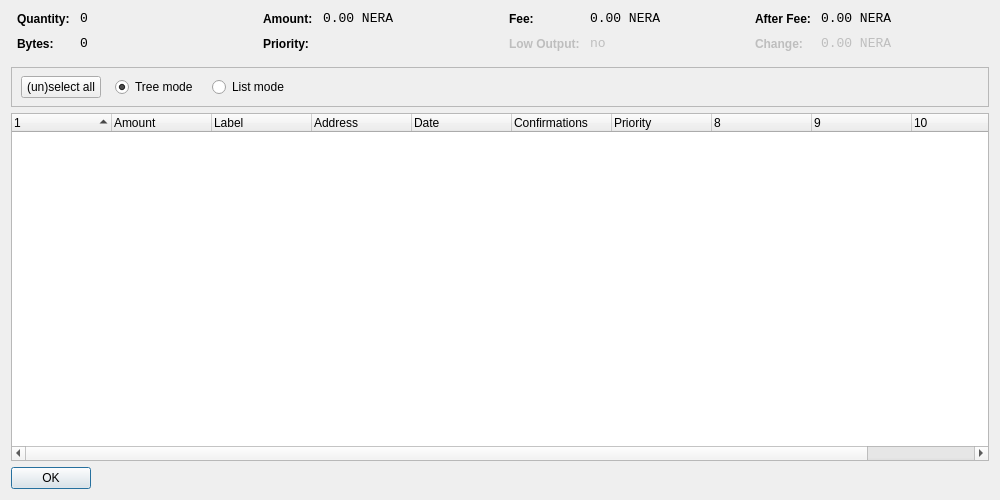
<?xml version="1.0" encoding="UTF-8"?>
<ui version="4.0">
 <class>CoinControlDialog</class>
 <widget class="QDialog" name="CoinControlDialog">
  <property name="geometry">
   <rect>
    <x>0</x>
    <y>0</y>
    <width>1000</width>
    <height>500</height>
   </rect>
  </property>
  <property name="windowTitle">
   <string>Coin Control</string>
  </property>
  <layout class="QVBoxLayout" name="verticalLayout">
   <item>
    <layout class="QHBoxLayout" name="horizontalLayoutTop" stretch="0,0,0,0">
     <property name="topMargin">
      <number>0</number>
     </property>
     <property name="bottomMargin">
      <number>10</number>
     </property>
     <item>
      <layout class="QFormLayout" name="formLayoutCoinControl1">
       <property name="horizontalSpacing">
        <number>10</number>
       </property>
       <property name="verticalSpacing">
        <number>10</number>
       </property>
       <property name="leftMargin">
        <number>6</number>
       </property>
       <property name="rightMargin">
        <number>6</number>
       </property>
       <item row="0" column="0">
        <widget class="QLabel" name="labelCoinControlQuantityText">
         <property name="styleSheet">
          <string notr="true">font-weight:bold;</string>
         </property>
         <property name="text">
          <string>Quantity:</string>
         </property>
        </widget>
       </item>
       <item row="0" column="1">
        <widget class="QLabel" name="labelCoinControlQuantity">
         <property name="font">
          <font>
           <family>Monospace</family>
           <pointsize>10</pointsize>
          </font>
         </property>
         <property name="cursor">
          <cursorShape>IBeamCursor</cursorShape>
         </property>
         <property name="contextMenuPolicy">
          <enum>Qt::ActionsContextMenu</enum>
         </property>
         <property name="text">
          <string notr="true">0</string>
         </property>
         <property name="textInteractionFlags">
          <set>Qt::LinksAccessibleByMouse|Qt::TextSelectableByKeyboard|Qt::TextSelectableByMouse</set>
         </property>
        </widget>
       </item>
       <item row="1" column="0">
        <widget class="QLabel" name="labelCoinControlBytesText">
         <property name="styleSheet">
          <string notr="true">font-weight:bold;</string>
         </property>
         <property name="text">
          <string>Bytes:</string>
         </property>
        </widget>
       </item>
       <item row="1" column="1">
        <widget class="QLabel" name="labelCoinControlBytes">
         <property name="font">
          <font>
           <family>Monospace</family>
           <pointsize>10</pointsize>
          </font>
         </property>
         <property name="cursor">
          <cursorShape>IBeamCursor</cursorShape>
         </property>
         <property name="contextMenuPolicy">
          <enum>Qt::ActionsContextMenu</enum>
         </property>
         <property name="text">
          <string notr="true">0</string>
         </property>
         <property name="textInteractionFlags">
          <set>Qt::LinksAccessibleByMouse|Qt::TextSelectableByKeyboard|Qt::TextSelectableByMouse</set>
         </property>
        </widget>
       </item>
      </layout>
     </item>
     <item>
      <layout class="QFormLayout" name="formLayoutCoinControl2">
       <property name="horizontalSpacing">
        <number>10</number>
       </property>
       <property name="verticalSpacing">
        <number>10</number>
       </property>
       <property name="leftMargin">
        <number>6</number>
       </property>
       <property name="rightMargin">
        <number>6</number>
       </property>
       <item row="0" column="0">
        <widget class="QLabel" name="labelCoinControlAmountText">
         <property name="styleSheet">
          <string notr="true">font-weight:bold;</string>
         </property>
         <property name="text">
          <string>Amount:</string>
         </property>
        </widget>
       </item>
       <item row="0" column="1">
        <widget class="QLabel" name="labelCoinControlAmount">
         <property name="font">
          <font>
           <family>Monospace</family>
           <pointsize>10</pointsize>
          </font>
         </property>
         <property name="cursor">
          <cursorShape>IBeamCursor</cursorShape>
         </property>
         <property name="contextMenuPolicy">
          <enum>Qt::ActionsContextMenu</enum>
         </property>
         <property name="text">
          <string notr="true">0.00 NERA</string>
         </property>
         <property name="textInteractionFlags">
          <set>Qt::LinksAccessibleByMouse|Qt::TextSelectableByKeyboard|Qt::TextSelectableByMouse</set>
         </property>
        </widget>
       </item>
       <item row="1" column="0">
        <widget class="QLabel" name="labelCoinControlPriorityText">
         <property name="styleSheet">
          <string notr="true">font-weight:bold;</string>
         </property>
         <property name="text">
          <string>Priority:</string>
         </property>
        </widget>
       </item>
       <item row="1" column="1">
        <widget class="QLabel" name="labelCoinControlPriority">
         <property name="font">
          <font>
           <family>Monospace</family>
           <pointsize>10</pointsize>
          </font>
         </property>
         <property name="cursor">
          <cursorShape>IBeamCursor</cursorShape>
         </property>
         <property name="contextMenuPolicy">
          <enum>Qt::ActionsContextMenu</enum>
         </property>
         <property name="text">
          <string/>
         </property>
         <property name="textInteractionFlags">
          <set>Qt::LinksAccessibleByMouse|Qt::TextSelectableByKeyboard|Qt::TextSelectableByMouse</set>
         </property>
        </widget>
       </item>
      </layout>
     </item>
     <item>
      <layout class="QFormLayout" name="formLayoutCoinControl3">
       <property name="horizontalSpacing">
        <number>10</number>
       </property>
       <property name="verticalSpacing">
        <number>10</number>
       </property>
       <property name="leftMargin">
        <number>6</number>
       </property>
       <property name="rightMargin">
        <number>6</number>
       </property>
       <item row="0" column="0">
        <widget class="QLabel" name="labelCoinControlFeeText">
         <property name="styleSheet">
          <string notr="true">font-weight:bold;</string>
         </property>
         <property name="text">
          <string>Fee:</string>
         </property>
        </widget>
       </item>
       <item row="0" column="1">
        <widget class="QLabel" name="labelCoinControlFee">
         <property name="font">
          <font>
           <family>Monospace</family>
           <pointsize>10</pointsize>
          </font>
         </property>
         <property name="cursor">
          <cursorShape>IBeamCursor</cursorShape>
         </property>
         <property name="contextMenuPolicy">
          <enum>Qt::ActionsContextMenu</enum>
         </property>
         <property name="text">
          <string notr="true">0.00 NERA</string>
         </property>
         <property name="textInteractionFlags">
          <set>Qt::LinksAccessibleByMouse|Qt::TextSelectableByKeyboard|Qt::TextSelectableByMouse</set>
         </property>
        </widget>
       </item>
       <item row="1" column="0">
        <widget class="QLabel" name="labelCoinControlLowOutputText">
         <property name="enabled">
          <bool>false</bool>
         </property>
         <property name="styleSheet">
          <string notr="true">font-weight:bold;</string>
         </property>
         <property name="text">
          <string>Low Output:</string>
         </property>
        </widget>
       </item>
       <item row="1" column="1">
        <widget class="QLabel" name="labelCoinControlLowOutput">
         <property name="enabled">
          <bool>false</bool>
         </property>
         <property name="font">
          <font>
           <family>Monospace</family>
           <pointsize>10</pointsize>
          </font>
         </property>
         <property name="cursor">
          <cursorShape>IBeamCursor</cursorShape>
         </property>
         <property name="contextMenuPolicy">
          <enum>Qt::ActionsContextMenu</enum>
         </property>
         <property name="text">
          <string notr="true">no</string>
         </property>
         <property name="textInteractionFlags">
          <set>Qt::LinksAccessibleByMouse|Qt::TextSelectableByKeyboard|Qt::TextSelectableByMouse</set>
         </property>
        </widget>
       </item>
      </layout>
     </item>
     <item>
      <layout class="QFormLayout" name="formLayoutCoinControl4">
       <property name="horizontalSpacing">
        <number>10</number>
       </property>
       <property name="verticalSpacing">
        <number>10</number>
       </property>
       <property name="leftMargin">
        <number>6</number>
       </property>
       <property name="rightMargin">
        <number>6</number>
       </property>
       <item row="0" column="0">
        <widget class="QLabel" name="labelCoinControlAfterFeeText">
         <property name="styleSheet">
          <string notr="true">font-weight:bold;</string>
         </property>
         <property name="text">
          <string>After Fee:</string>
         </property>
        </widget>
       </item>
       <item row="0" column="1">
        <widget class="QLabel" name="labelCoinControlAfterFee">
         <property name="font">
          <font>
           <family>Monospace</family>
           <pointsize>10</pointsize>
          </font>
         </property>
         <property name="cursor">
          <cursorShape>IBeamCursor</cursorShape>
         </property>
         <property name="contextMenuPolicy">
          <enum>Qt::ActionsContextMenu</enum>
         </property>
         <property name="text">
          <string notr="true">0.00 NERA</string>
         </property>
         <property name="textInteractionFlags">
          <set>Qt::LinksAccessibleByMouse|Qt::TextSelectableByKeyboard|Qt::TextSelectableByMouse</set>
         </property>
        </widget>
       </item>
       <item row="1" column="0">
        <widget class="QLabel" name="labelCoinControlChangeText">
         <property name="enabled">
          <bool>false</bool>
         </property>
         <property name="styleSheet">
          <string notr="true">font-weight:bold;</string>
         </property>
         <property name="text">
          <string>Change:</string>
         </property>
        </widget>
       </item>
       <item row="1" column="1">
        <widget class="QLabel" name="labelCoinControlChange">
         <property name="enabled">
          <bool>false</bool>
         </property>
         <property name="font">
          <font>
           <family>Monospace</family>
           <pointsize>10</pointsize>
          </font>
         </property>
         <property name="cursor">
          <cursorShape>IBeamCursor</cursorShape>
         </property>
         <property name="contextMenuPolicy">
          <enum>Qt::ActionsContextMenu</enum>
         </property>
         <property name="text">
          <string notr="true">0.00 NERA</string>
         </property>
         <property name="textInteractionFlags">
          <set>Qt::LinksAccessibleByMouse|Qt::TextSelectableByKeyboard|Qt::TextSelectableByMouse</set>
         </property>
        </widget>
       </item>
      </layout>
     </item>
    </layout>
   </item>
   <item>
    <widget class="QFrame" name="frame">
     <property name="minimumSize">
      <size>
       <width>0</width>
       <height>40</height>
      </size>
     </property>
     <property name="frameShape">
      <enum>QFrame::StyledPanel</enum>
     </property>
     <property name="frameShadow">
      <enum>QFrame::Sunken</enum>
     </property>
     <widget class="QWidget" name="horizontalLayoutWidget">
      <property name="geometry">
       <rect>
        <x>10</x>
        <y>0</y>
        <width>781</width>
        <height>41</height>
       </rect>
      </property>
      <layout class="QHBoxLayout" name="horizontalLayoutPanel" stretch="0,0,0,0,0">
       <property name="spacing">
        <number>14</number>
       </property>
       <item>
        <widget class="QPushButton" name="pushButtonSelectAll">
         <property name="sizePolicy">
          <sizepolicy hsizetype="Maximum" vsizetype="Fixed">
           <horstretch>0</horstretch>
           <verstretch>0</verstretch>
          </sizepolicy>
         </property>
         <property name="text">
          <string>(un)select all</string>
         </property>
        </widget>
       </item>
       <item>
        <widget class="QRadioButton" name="radioTreeMode">
         <property name="sizePolicy">
          <sizepolicy hsizetype="Maximum" vsizetype="Fixed">
           <horstretch>0</horstretch>
           <verstretch>0</verstretch>
          </sizepolicy>
         </property>
         <property name="text">
          <string>Tree mode</string>
         </property>
         <property name="checked">
          <bool>true</bool>
         </property>
        </widget>
       </item>
       <item>
        <widget class="QRadioButton" name="radioListMode">
         <property name="sizePolicy">
          <sizepolicy hsizetype="Maximum" vsizetype="Fixed">
           <horstretch>0</horstretch>
           <verstretch>0</verstretch>
          </sizepolicy>
         </property>
         <property name="text">
          <string>List mode</string>
         </property>
        </widget>
       </item>
       <item>
        <spacer name="horizontalSpacer">
         <property name="orientation">
          <enum>Qt::Horizontal</enum>
         </property>
         <property name="sizeHint" stdset="0">
          <size>
           <width>40</width>
           <height>20</height>
          </size>
         </property>
        </spacer>
       </item>
      </layout>
     </widget>
    </widget>
   </item>
   <item>
    <widget class="CoinControlTreeWidget" name="treeWidget">
     <property name="contextMenuPolicy">
      <enum>Qt::CustomContextMenu</enum>
     </property>
     <property name="sortingEnabled">
      <bool>false</bool>
     </property>
     <property name="columnCount">
      <number>11</number>
     </property>
     <attribute name="headerShowSortIndicator" stdset="0">
      <bool>true</bool>
     </attribute>
     <attribute name="headerStretchLastSection">
      <bool>false</bool>
     </attribute>
     <column>
      <property name="text">
       <string/>
      </property>
     </column>
     <column>
      <property name="text">
       <string>Amount</string>
      </property>
     </column>
     <column>
      <property name="text">
       <string>Label</string>
      </property>
     </column>
     <column>
      <property name="text">
       <string>Address</string>
      </property>
     </column>
     <column>
      <property name="text">
       <string>Date</string>
      </property>
     </column>
     <column>
      <property name="text">
       <string>Confirmations</string>
      </property>
      <property name="toolTip">
       <string>Confirmed</string>
      </property>
     </column>
     <column>
      <property name="text">
       <string>Priority</string>
      </property>
     </column>
     <column>
      <property name="text">
       <string/>
      </property>
     </column>
     <column>
      <property name="text">
       <string/>
      </property>
     </column>
     <column>
      <property name="text">
       <string/>
      </property>
     </column>
     <column>
      <property name="text">
       <string/>
      </property>
     </column>
    </widget>
   </item>
   <item>
    <widget class="QDialogButtonBox" name="buttonBox">
     <property name="sizePolicy">
      <sizepolicy hsizetype="Maximum" vsizetype="Fixed">
       <horstretch>0</horstretch>
       <verstretch>0</verstretch>
      </sizepolicy>
     </property>
     <property name="orientation">
      <enum>Qt::Horizontal</enum>
     </property>
     <property name="standardButtons">
      <set>QDialogButtonBox::Ok</set>
     </property>
    </widget>
   </item>
  </layout>
 </widget>
 <customwidgets>
  <customwidget>
   <class>CoinControlTreeWidget</class>
   <extends>QTreeWidget</extends>
   <header>coincontroltreewidget.h</header>
  </customwidget>
 </customwidgets>
 <resources/>
 <connections/>
</ui>
